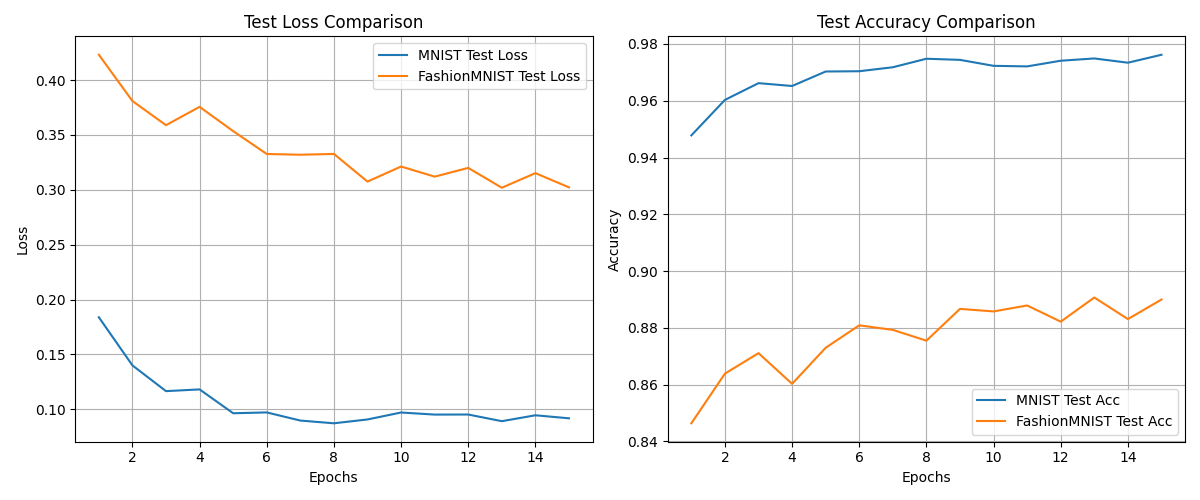

This figure's Python source:
import matplotlib.pyplot as plt
import os

def plot_comparison(histories, save_path='plot.png'):
    
    plt.figure(figsize=(12, 5))

    # Plot Test Loss Comparison
    plt.subplot(1, 2, 1)
    for name, history in histories.items():
        epochs = range(1, len(history['test_loss']) + 1)
        plt.plot(epochs, history['test_loss'], label=f'{name} Test Loss')
    
    plt.title('Test Loss Comparison')
    plt.xlabel('Epochs')
    plt.ylabel('Loss')
    plt.legend()
    plt.grid(True)

    # Plot Test Accuracy Comparison
    plt.subplot(1, 2, 2)
    for name, history in histories.items():
        epochs = range(1, len(history['test_acc']) + 1)
        plt.plot(epochs, history['test_acc'], label=f'{name} Test Acc')
        
    plt.title('Test Accuracy Comparison')
    plt.xlabel('Epochs')
    plt.ylabel('Accuracy')
    plt.legend()
    plt.grid(True)

    plt.tight_layout()
    
    try:
        plt.savefig(save_path)
        print(f"Comparison plot saved to {os.path.abspath(save_path)}")
    except Exception as e:
        print(f"Error saving plot: {e}")
